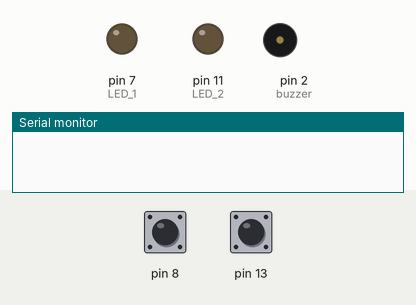
This sketch was run on a simulated Arduino Uno, built with avr-gcc and run on an emulated ATmega328P. Parts: output pins drawn as LEDs (lit = HIGH), buzzer (waves = sounding), the last lines printed to the serial monitor. The test bench sets the inputs (shaded band); at power-on: pin 13 HIGH, pin 8 HIGH.

Above: at 1.2 s.
1.3 s: pin 13 pulled LOW for 0.15 s
At 2.4 s:
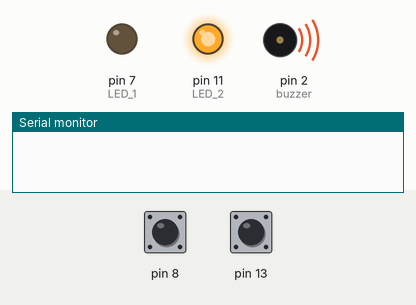
4.3 s: pin 8 pulled LOW for 3.2 s
At 6.8 s:
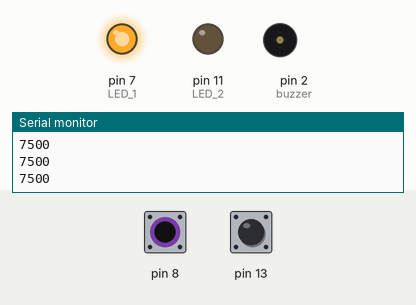
9.0 s: pin 13 pulled LOW for 1 s
At 10.91 s:
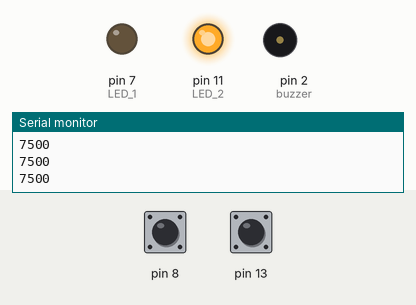
12.0 s: pin 13 pulled LOW for 3.2 s
At 12.0 s:
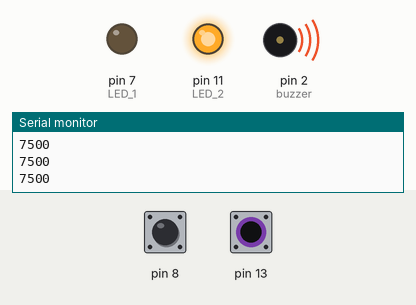
16.7 s: pin 8 driven LOW and pin 13 driven LOW
At 18.9 s:
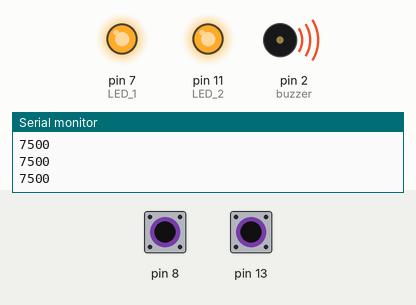
Timing chart, 0 to 20.7 s (numbered marks = the images above; inputs shaded):
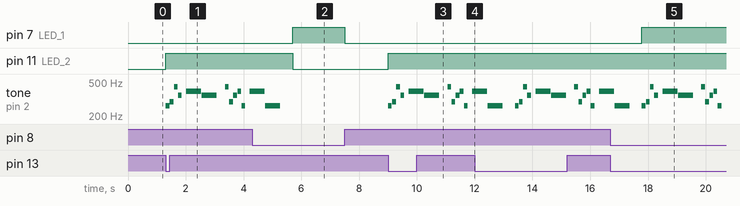

Measured:
- after the input at 1.3 s, pin 11 (LED_2): LOW → HIGH at once; tone on pin 2 (buzzer): plays 262 Hz for 0.13 s, 294 Hz for 0.13 s, 440 Hz for 0.13 s, 349 Hz for 0.13 s, 392 Hz for 0.52 s, 349 Hz for 0.52 s … (12 notes in this stretch), starting at once
- after the input at 4.3 s, pin 7 (LED_1): LOW → HIGH after 1.4 s, → LOW 1.8 s later
- after the input at 9.0 s, pin 11 (LED_2): LOW → HIGH at once; tone on pin 2 (buzzer): plays 262 Hz for 0.13 s, 294 Hz for 0.13 s, 440 Hz for 0.13 s, 349 Hz for 0.13 s, 392 Hz for 0.52 s, 349 Hz for 0.52 s … (12 notes in this stretch), starting at once
- after the input at 12.0 s, pin 11 (LED_2): stays HIGH (without the input it goes to LOW after 1.4 s)
- after the input at 16.7 s, pin 7 (LED_1): LOW → HIGH after 1.1 s; pin 11 (LED_2): stays HIGH (without the input it goes to LOW after 1.1 s)

The sketch:

Armadillo_test.ino
```cpp
#include <CapacitiveSensor.h>
#include <PCM.h>

CapacitiveSensor   cs_4_8 = CapacitiveSensor(4,8); // 1M resistor between pins 4 & 8, pin 8 is sensor pin, add a wire and or foil
CapacitiveSensor   cs_10_13 = CapacitiveSensor(10,13);  // 1M resistor between pins 10 & 13, pin 13 is sensor pin, add a wire and or foil

// buzzer sample
int buzzer = 2;
int songLength = 17;
char notes[] = "cdaf gf adfgc gc ";
int beats[] = {1,1,1,1,1,4,4,2,1,1,1,1,1,1,4,4,3};
// A "1" represents a quarter-note, 2 a half-note
int tempo = 130;
//how fast to play the song

void setup()
{
   cs_4_8.set_CS_AutocaL_Millis(0xFFFFFFFF);// turn off autocalibrate on channel 1 - just as an example
   cs_10_13.set_CS_AutocaL_Millis(0xFFFFFFFF);
   Serial.begin(9600);
   pinMode(7,OUTPUT); //LED 1
   pinMode(11,OUTPUT); // LED 2
   pinMode(buzzer, OUTPUT);
}

int frequency(char note)
{

  int i;

  const int numNotes = 8; // number of notes stored

  char names[] = { 'c', 'd', 'e', 'f', 'g', 'a', 'b', 'C' };
  int frequencies[] = {262, 294, 330, 349, 392, 440, 494, 523};

  for (i = 0; i < numNotes; i++)  // Step through the notes
  {
    if (names[i] == note)         // Is this the one?
    {
      return(frequencies[i]);     // Yes! Return the frequency
    }
  }
  return(0);  // looked through everything and didn't find it,
              // but we still need to return a value, so return 0.
}

void loop()
{
 long sensor1 =  cs_4_8.capacitiveSensor(50);
  long sensor2 =  cs_10_13.capacitiveSensor(50);


   if(sensor1 >= 1000)
   {
    Serial.println(sensor1);  // print sensor output
    digitalWrite(7,HIGH);
   }
   else{
    digitalWrite(7,LOW);
   }

   int i, duration;

   if(sensor2 >=1000) {
    digitalWrite(11, HIGH);
     for (i = 0; i < songLength; i++)
    {
      duration = beats[i]*tempo;

      if (notes[i] == ' ')
      {
        delay(duration);
      }
      else
      {
        tone(buzzer, frequency(notes[i]), duration);
      delay(duration);
      }
      delay(tempo/10);
      // brief pause between notes
    }
   }else {
    digitalWrite(11, LOW);
   }
}
```
